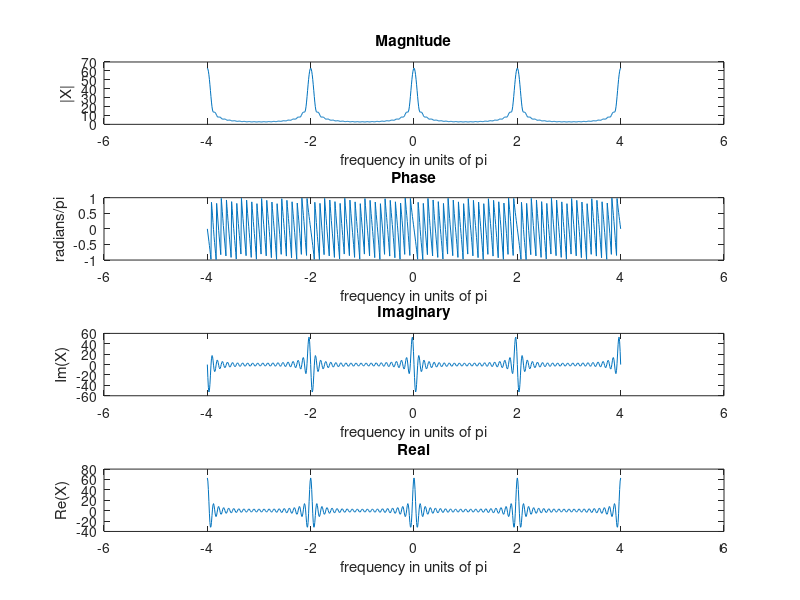

Write the MATLAB code that produced this figure.
% %Baliguat, Dennis Ivan C.
% % ?(?) = [???(0.5??) + ? ???(0.5??)][?(?) ? ?(? ? 51)]. Comment on the magnitude
% % plot.
% 
% clear
% clc
% f = 1/2*pi;
% n = 0:20;
% k = -400:400;
% w = (pi/100)*k;
% x = exp((-0.5i*pi*f)*n)*(1-(1-51));
% X = x * (exp(-1j*pi/100)) .^ (n'*k);
% magX = abs(X);
% angX = angle(X);
% XI = imag(X);
% XR = real(X);
% subplot(4,1,1); plot(w/pi,magX); xlabel('frequency in units of pi'); ylabel('|X|'); title('Magnitude');
% subplot(4,1,2); plot(w/pi,angX/pi); xlabel('frequency in units of pi'); ylabel('radians/pi'); title('Phase');
% subplot(4,1,3); plot(w/pi,XI); xlabel('frequency in units of pi'); ylabel('Im(X)'); title('Imaginary');
% subplot(4,1,4); plot(w/pi,XR); xlabel('frequency in units of pi'); ylabel('Re(X)'); title('Real');
% 



%Baliguat, Dennis Ivan C.
% ?(?) = r ?(?) = 2 (0.5^)3 ?(? + 2)
% plot.

clear
clc
f = 1/2*pi;
n = 0:20;
k = -400:400;
w = (pi/100)*k;
x = (2*(0.5)^3)*(n+2);
X = x * (exp(-1j*pi/100)) .^ (n'*k);
magX = abs(X);
angX = angle(X);
XI = imag(X);
XR = real(X);
subplot(4,1,1); plot(w/pi,magX); xlabel('frequency in units of pi'); ylabel('|X|'); title('Magnitude');
subplot(4,1,2); plot(w/pi,angX/pi); xlabel('frequency in units of pi'); ylabel('radians/pi'); title('Phase');
subplot(4,1,3); plot(w/pi,XI); xlabel('frequency in units of pi'); ylabel('Im(X)'); title('Imaginary');
subplot(4,1,4); plot(w/pi,XR); xlabel('frequency in units of pi'); ylabel('Re(X)'); title('Real');












